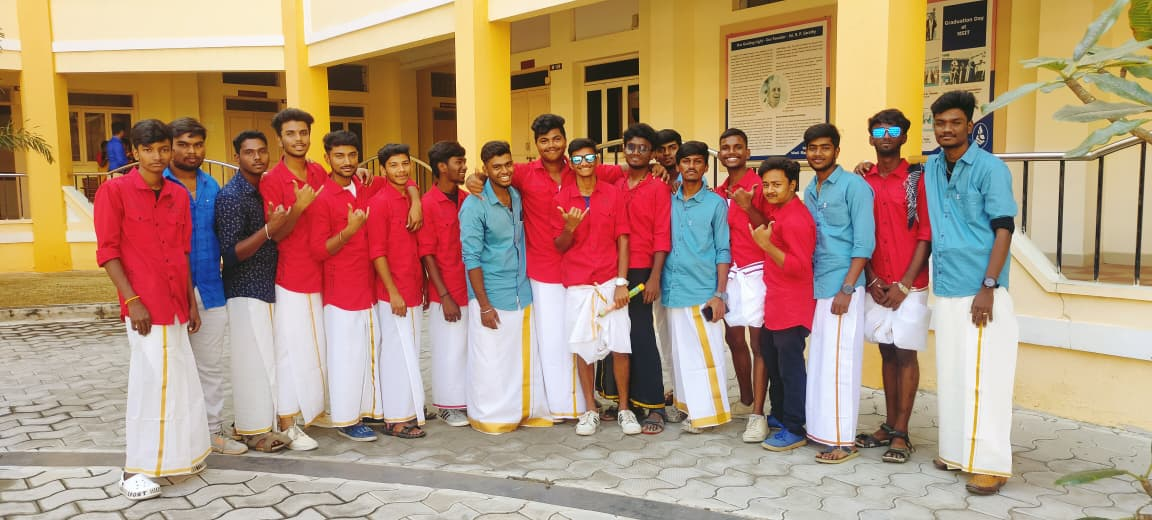
#> input picture sampleImages/Sample 10.jpg, 1152 x 520 px
$ python preprocessing.py '../sampleImages/Sample 10.jpg'
#> lines starting #> are read from the running program, lines starting #| are printed output that depends on the picture
#> further down, image is the input picture: shape (520, 1152, 3); mean B, G, R 123.4, 146.9, 177.7
#| Image size: 1152×520
"""
Image preprocessing for face recognition quality enhancement.

This module implements preprocessing techniques to improve recognition
on low-quality images (old photos, CCTV footage, poor lighting, blur).

Mathematical Foundations:
-------------------------
1. CLAHE (Contrast Limited Adaptive Histogram Equalization):
   - Operates on tiles (default 8×8), computes local CDF
   - Clip limit prevents noise amplification
   - Transform: I'(x,y) = CDF_tile(I(x,y)) * 255

2. Bilateral Filter (Edge-Preserving Denoising):
   - I_filtered(x) = (1/W) Σ I(x_i) · G_σs(||x-x_i||) · G_σr(|I(x)-I(x_i)|)
   - σs: spatial variance (neighbor distance)
   - σr: range variance (intensity difference)
   - Preserves edges while smoothing homogeneous regions

3. Unsharp Masking (Sharpness Enhancement):
   - I_sharp = I + α·(I - G_σ*I)
   - G_σ*I: Gaussian-blurred image
   - α: sharpening strength (default 1.5)

4. Adaptive Contrast Enhancement:
   - I_contrast = α·I + β
   - α: contrast multiplier, β: brightness offset
   - Expands dynamic range for better feature extraction

Author: Copilot
Date: 2024
"""

import cv2
import numpy as np
from typing import Optional, Tuple, Dict
from pathlib import Path


class ImagePreprocessor:
    """
    Image preprocessing pipeline for face recognition quality enhancement.

    Applies sequence of transformations to improve recognition accuracy
    on degraded images while preserving facial features.
    """

    def __init__(
        self,
        enable_clahe: bool = True,
        enable_denoise: bool = True,
        enable_sharpen: bool = True,
        enable_contrast: bool = True,
        clahe_clip_limit: float = 2.0,
        clahe_tile_size: int = 8,
        bilateral_d: int = 5,
        bilateral_sigma_color: float = 50.0,
        bilateral_sigma_space: float = 50.0,
        sharpen_sigma: float = 1.0,
        sharpen_alpha: float = 1.5,
        contrast_alpha: float = 1.2,
        contrast_beta: float = 10.0
    ):
        """
        Initialize preprocessor with configurable parameters.

        Args:
            enable_clahe: Apply CLAHE for low-light enhancement
            enable_denoise: Apply bilateral filter for noise reduction
            enable_sharpen: Apply unsharp masking for sharpness
            enable_contrast: Apply adaptive contrast enhancement
            clahe_clip_limit: CLAHE clip limit (2.0 = moderate enhancement)
            clahe_tile_size: CLAHE tile grid size (8×8 default)
            bilateral_d: Bilateral filter diameter (5 = small neighborhood)
            bilateral_sigma_color: Bilateral range variance (50 = moderate)
            bilateral_sigma_space: Bilateral spatial variance (50 = moderate)
            sharpen_sigma: Gaussian blur sigma for unsharp mask (1.0)
            sharpen_alpha: Sharpening strength (1.5 = strong)
            contrast_alpha: Contrast multiplier (1.2 = 20% increase)
            contrast_beta: Brightness offset (10 = slight brightening)
        """
        self.enable_clahe = enable_clahe
        self.enable_denoise = enable_denoise
        self.enable_sharpen = enable_sharpen
        self.enable_contrast = enable_contrast

        # CLAHE parameters
        self.clahe_clip_limit = clahe_clip_limit
        self.clahe_tile_size = (clahe_tile_size, clahe_tile_size)

        # Bilateral filter parameters
        self.bilateral_d = bilateral_d
        self.bilateral_sigma_color = bilateral_sigma_color
        self.bilateral_sigma_space = bilateral_sigma_space

        # Sharpening parameters
        self.sharpen_sigma = sharpen_sigma
        self.sharpen_alpha = sharpen_alpha

        # Contrast parameters
        self.contrast_alpha = contrast_alpha
        self.contrast_beta = contrast_beta

        # Initialize CLAHE object
        if self.enable_clahe:
            self.clahe = cv2.createCLAHE(
                clipLimit=self.clahe_clip_limit,
                tileGridSize=self.clahe_tile_size
            )

    def preprocess(
        self,
        image: np.ndarray,
        return_steps: bool = False
    ) -> np.ndarray | Tuple[np.ndarray, Dict[str, np.ndarray]]:
        """
        Apply full preprocessing pipeline to input image.

        Pipeline order:
        1. CLAHE (if enabled) - normalize lighting
        2. Bilateral filter (if enabled) - reduce noise
        3. Unsharp masking (if enabled) - enhance sharpness
        4. Adaptive contrast (if enabled) - expand dynamic range

        Args:
            image: Input BGR image (H×W×3 uint8)
            return_steps: Return intermediate results for visualization

        Returns:
            Preprocessed BGR image (H×W×3 uint8)
            If return_steps=True: (final_image, {step_name: step_image})
        """
        if image is None or image.size == 0:
            raise ValueError("Input image is empty")

        if len(image.shape) != 3 or image.shape[2] != 3:
            raise ValueError(f"Expected BGR image (H×W×3), got shape {image.shape}")

        # Store intermediate results if requested
        steps = {} if return_steps else None

        # Start with input image
        result = image.copy()
        if return_steps:
            steps['input'] = image.copy()

        # Step 1: CLAHE (on luminance channel in LAB color space)
        if self.enable_clahe:
            result = self._apply_clahe(result)
            if return_steps:
                steps['clahe'] = result.copy()

        # Step 2: Bilateral filtering (denoise while preserving edges)
        if self.enable_denoise:
            result = self._apply_bilateral_filter(result)
            if return_steps:
                steps['denoise'] = result.copy()

        # Step 3: Unsharp masking (enhance sharpness)
        if self.enable_sharpen:
            result = self._apply_unsharp_mask(result)
            if return_steps:
                steps['sharpen'] = result.copy()

        # Step 4: Adaptive contrast enhancement
        if self.enable_contrast:
            result = self._apply_contrast_enhancement(result)
            if return_steps:
                steps['contrast'] = result.copy()

        if return_steps:
            return result, steps
        return result

    def _apply_clahe(self, image: np.ndarray) -> np.ndarray:
        """
        Apply CLAHE to luminance channel in LAB color space.

        CLAHE (Contrast Limited Adaptive Histogram Equalization):
        - Operates on local tiles to adapt to varying lighting
        - Clip limit prevents noise amplification in homogeneous regions
        - Applied to L channel (luminance) to avoid color distortion

        Args:
            image: Input BGR image (H×W×3 uint8)

        Returns:
            CLAHE-enhanced BGR image (H×W×3 uint8)
        """
        # Convert BGR → LAB
        lab = cv2.cvtColor(image, cv2.COLOR_BGR2LAB)
#> lab: shape (520, 1152, 3); mean of channels 0, 1, 2 163, 137.3, 146.7

        # Split into L, A, B channels
        l_channel, a_channel, b_channel = cv2.split(lab)
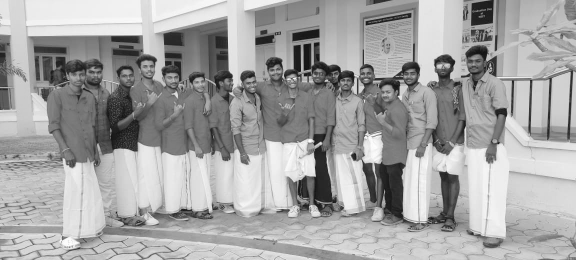
#> l_channel: shape (520, 1152) (shown at 1/2 size); min 2, max 255, mean 163
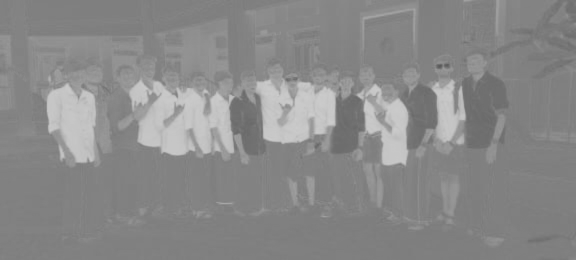
#> a_channel: shape (520, 1152) (shown at 1/2 size); min 85, max 206, mean 137.3
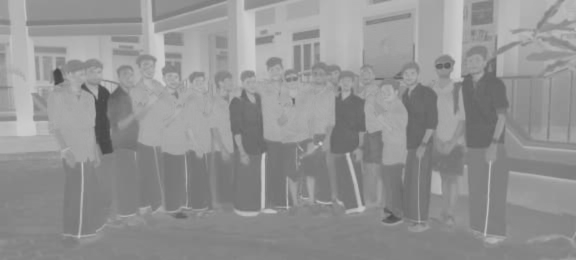
#> b_channel: shape (520, 1152) (shown at 1/2 size); min 65, max 212, mean 146.7

        # Apply CLAHE to L channel
        l_enhanced = self.clahe.apply(l_channel)
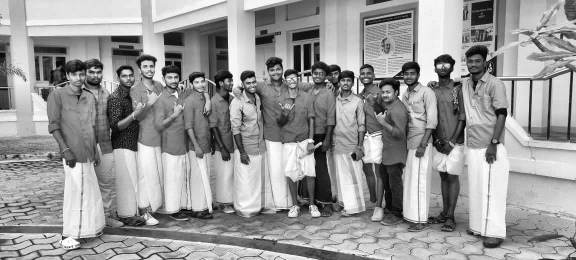
#> l_enhanced: shape (520, 1152) (shown at 1/2 size); min 1, max 255, mean 151.9

        # Merge channels back
        lab_enhanced = cv2.merge([l_enhanced, a_channel, b_channel])
#> lab_enhanced: shape (520, 1152, 3); mean of channels 0, 1, 2 151.9, 137.3, 146.7

        # Convert LAB → BGR
        bgr_enhanced = cv2.cvtColor(lab_enhanced, cv2.COLOR_LAB2BGR)

        return bgr_enhanced

    def _apply_bilateral_filter(self, image: np.ndarray) -> np.ndarray:
        """
        Apply bilateral filter for edge-preserving denoising.

        Bilateral Filter:
        I_filtered(x) = (1/W) Σ I(x_i) · G_σs(||x-x_i||) · G_σr(|I(x)-I(x_i)|)

        Two Gaussian kernels:
        - Spatial (σs): Weight by neighbor distance
        - Range (σr): Weight by intensity similarity

        Result: Smooths homogeneous regions, preserves edges

        Args:
            image: Input BGR image (H×W×3 uint8)

        Returns:
            Denoised BGR image (H×W×3 uint8)
        """
        return cv2.bilateralFilter(
            image,
            d=self.bilateral_d,
            sigmaColor=self.bilateral_sigma_color,
            sigmaSpace=self.bilateral_sigma_space
        )

    def _apply_unsharp_mask(self, image: np.ndarray) -> np.ndarray:
        """
        Apply unsharp masking for sharpness enhancement.

        Unsharp Masking:
        I_sharp = I + α·(I - G_σ*I)

        Where:
        - I: Original image
        - G_σ*I: Gaussian-blurred version
        - α: Sharpening strength
        - (I - G_σ*I): High-frequency details

        Args:
            image: Input BGR image (H×W×3 uint8)

        Returns:
            Sharpened BGR image (H×W×3 uint8)
        """
        # Compute Gaussian-blurred version
        blurred = cv2.GaussianBlur(
            image,
            ksize=(0, 0),
            sigmaX=self.sharpen_sigma
        )

        # Compute detail layer: I - G_σ*I
        # Use float32 to prevent overflow/underflow
        detail = image.astype(np.float32) - blurred.astype(np.float32)
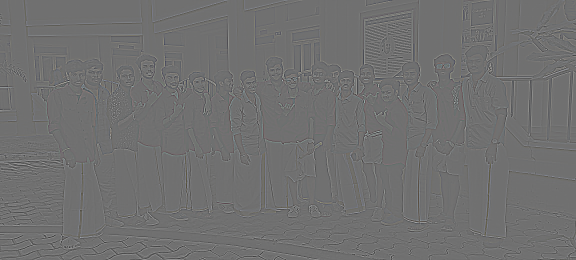
#> detail: shape (520, 1152, 3) float32 (shown at 1/2 size); mean B, G, R 0, 0, 0; drawn with min black and max white

        # Add scaled detail back: I + α·detail
        sharpened = image.astype(np.float32) + self.sharpen_alpha * detail

        # Clip to valid range and convert back to uint8
        sharpened = np.clip(sharpened, 0, 255).astype(np.uint8)
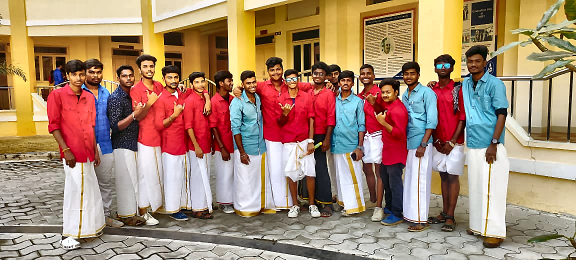
#> sharpened: shape (520, 1152, 3) (shown at 1/2 size); mean B, G, R 113.5, 136.5, 165.5

        return sharpened

    def _apply_contrast_enhancement(self, image: np.ndarray) -> np.ndarray:
        """
        Apply adaptive contrast enhancement.

        Linear Transform:
        I_contrast = α·I + β

        Where:
        - α > 1: Increase contrast (expand dynamic range)
        - β > 0: Increase brightness (shift dynamic range)

        Args:
            image: Input BGR image (H×W×3 uint8)

        Returns:
            Contrast-enhanced BGR image (H×W×3 uint8)
        """
        # Apply linear transform
        enhanced = cv2.convertScaleAbs(
            image,
            alpha=self.contrast_alpha,
            beta=self.contrast_beta
        )
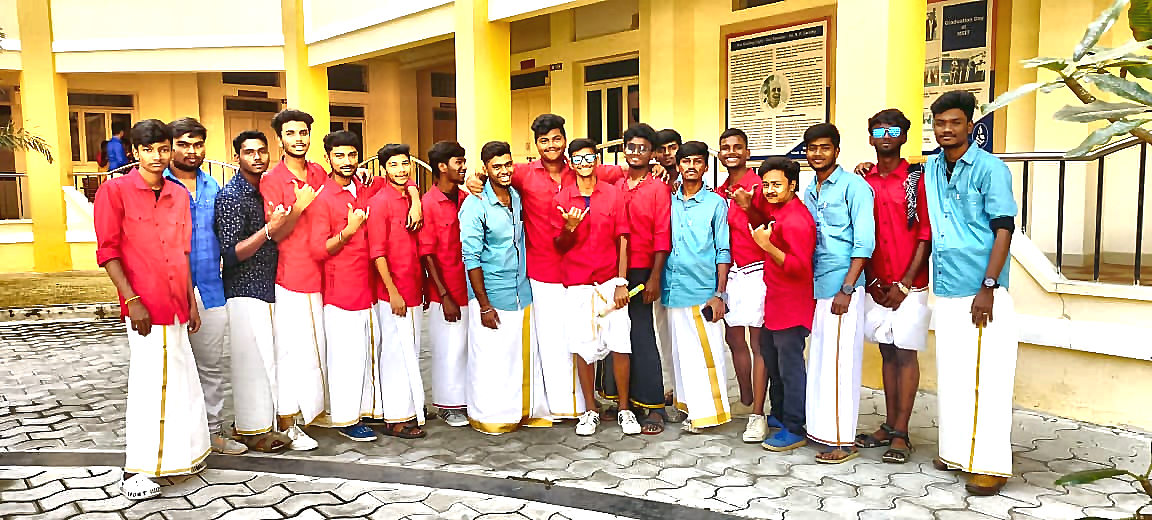
#> enhanced: shape (520, 1152, 3); mean B, G, R 140.6, 166.9, 195.5

        return enhanced

    # [99 lines left out: functions preprocess_face, create_degraded_version, get_config, not called in this run]


def create_default_preprocessor() -> ImagePreprocessor:
    """
    Create preprocessor with default parameters optimized for face recognition.

    Returns:
        ImagePreprocessor with balanced settings for quality enhancement
    """
    return ImagePreprocessor(
        enable_clahe=True,
        enable_denoise=True,
        enable_sharpen=True,
        enable_contrast=True,
        clahe_clip_limit=2.0,
        clahe_tile_size=8,
        bilateral_d=5,
        bilateral_sigma_color=50.0,
        bilateral_sigma_space=50.0,
        sharpen_sigma=1.0,
        sharpen_alpha=1.5,
        contrast_alpha=1.2,
        contrast_beta=10.0
    )


# [51 lines left out: functions create_aggressive_preprocessor, create_minimal_preprocessor, not called in this run]


if __name__ == '__main__':
    """
    Demonstration of preprocessing pipeline on sample image.
    """
    import sys

    if len(sys.argv) < 2:
        print("Usage: python preprocessing.py <image_path>")
        print("Applies preprocessing pipeline and saves intermediate steps")
        sys.exit(1)

    image_path = Path(sys.argv[1])
    if not image_path.exists():
        print(f"Error: Image not found: {image_path}")
        sys.exit(1)

    # Load image
    image = cv2.imread(str(image_path))
    if image is None:
        print(f"Error: Failed to load image: {image_path}")
        sys.exit(1)

    print(f"Processing: {image_path.name}")
    print(f"Image size: {image.shape[1]}×{image.shape[0]}")

    # Create preprocessor
    preprocessor = create_default_preprocessor()

    # Process with intermediate steps
    result, steps = preprocessor.preprocess(image, return_steps=True)
#> steps = 5 items

    # Save intermediate steps
    output_dir = Path('preprocessing_steps')
    output_dir.mkdir(exist_ok=True)

    for step_name, step_image in steps.items():
        output_path = output_dir / f"{image_path.stem}_{step_name}.jpg"
        cv2.imwrite(str(output_path), step_image)
        print(f"  Saved: {output_path.name}")
#> this loop made 5 passes
#> step_name on passes 1 to 5: 'input', 'clahe', 'denoise', 'sharpen', 'contrast'
#> (printed output is left out)

    print(f"\nPreprocessing complete. Check {output_dir}/ for results.")

$ run again, on sampleImages/Sample 12.jpg
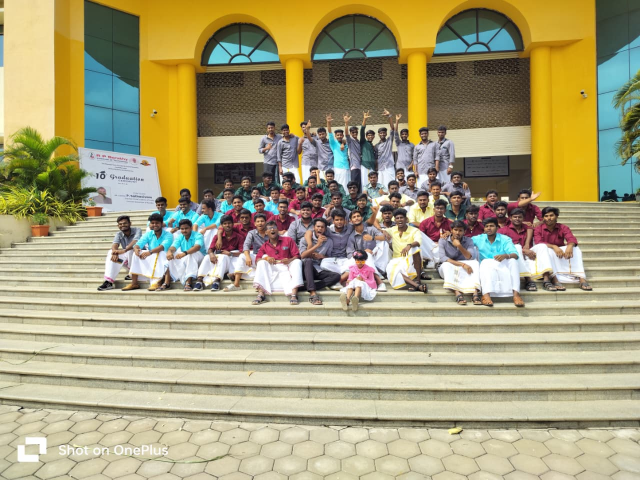
#> input picture sampleImages/Sample 12.jpg, 1280 x 960 px (shown at 1/2 size)
#> image is the input picture: shape (960, 1280, 3); mean B, G, R 123, 160.3, 168.3
#| Image size: 1280×960
#> lab: shape (960, 1280, 3); mean of channels 0, 1, 2 166.9, 127, 147.3
#> lab_enhanced: shape (960, 1280, 3); mean of channels 0, 1, 2 153, 127, 147.3
#> in _apply_unsharp_mask, `sharpened = image.astype(np.float32) + self.sharpen_alpha * detail`:
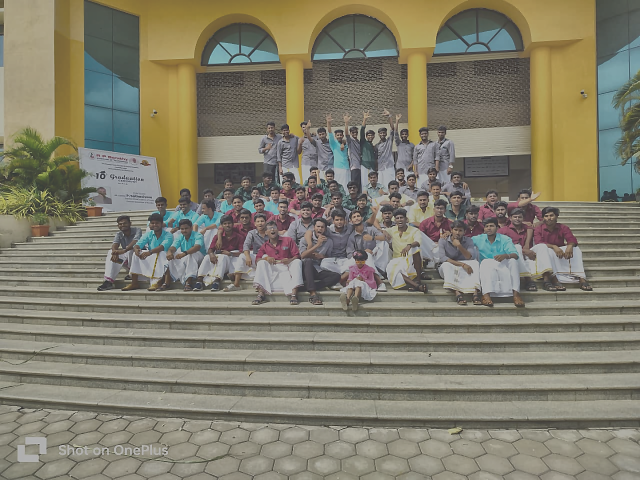
#> sharpened: shape (960, 1280, 3) float32 (shown at 1/2 size); mean B, G, R 110.6, 146.8, 154.5; drawn with min black and max white
#> in _apply_contrast_enhancement, `enhanced = cv2.convertScaleAbs( image, alpha=self.contrast_alpha, beta..`:
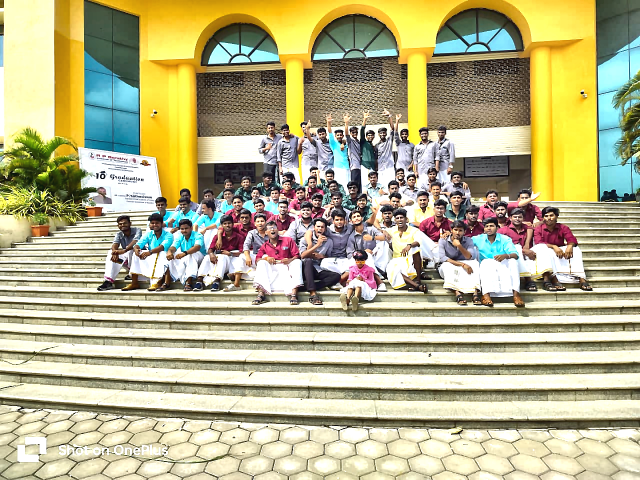
#> enhanced: shape (960, 1280, 3) (shown at 1/2 size); mean B, G, R 139.5, 178.8, 183.4
#> steps = 5 items
#> the loop `for step_name, step_image in steps.items():` made 5 passes
#> step_name on passes 1 to 5: 'input', 'clahe', 'denoise', 'sharpen', 'contrast'
#> (printed output is left out)
